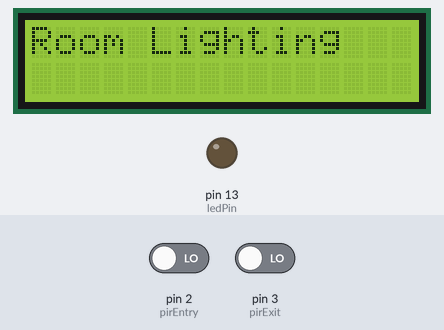
The sketch below on a simulated Arduino Uno, built with avr-gcc and run on an emulated ATmega328P. Parts: 16×2 character LCD, output pins drawn as LEDs (lit = HIGH). The test bench sets the inputs (shaded band); at power-on: pin 2 (pirEntry) LOW, pin 3 (pirExit) LOW.

Above: at 0.6 s.
2.8 s: pin 2 (pirEntry) driven HIGH
At 3.4 s:
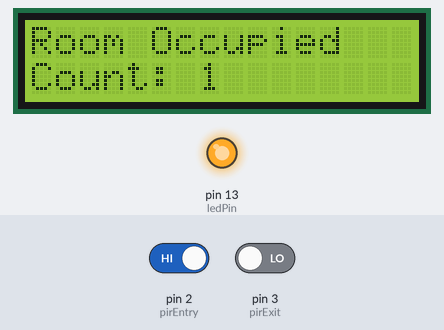
4.4 s: pin 3 (pirExit) driven HIGH
At 5.3 s:
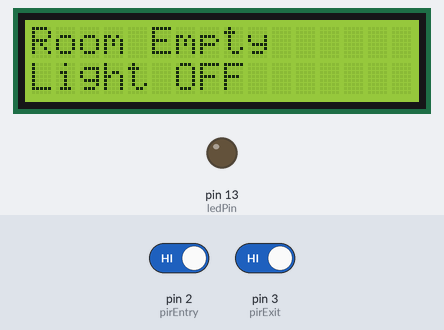
Timing chart, 0 to 7.4 s (numbered marks = the images above; inputs shaded):
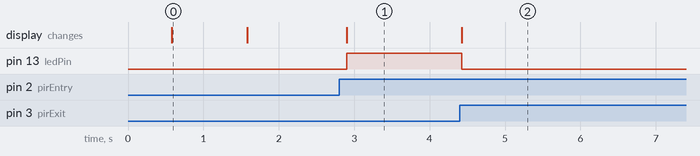

The sketch:

lighting_system.ino
```cpp
#include <Wire.h>
#include <LiquidCrystal_I2C.h>

LiquidCrystal_I2C lcd(0x27, 16, 2);

const int pirEntry = 2;
const int pirExit = 3;
const int ledPin = 13;

int count = 0;
bool entryDetected = false;
bool exitDetected = false;

void setup() {
  pinMode(pirEntry, INPUT);
  pinMode(pirExit, INPUT);
  pinMode(ledPin, OUTPUT);

  lcd.init();         // Initialize the LCD
lcd.backlight();    // Turn on the backlight
delay(500);
  lcd.setCursor(0, 0);
  lcd.print("Room Lighting");
  delay(1000);
  lcd.clear();
}

void loop() {
  int entryVal = digitalRead(pirEntry);
  int exitVal = digitalRead(pirExit);

  if (entryVal == HIGH && !entryDetected) {
    count++;
    entryDetected = true;
    updateDisplay();
  }
  if (entryVal == LOW) entryDetected = false;

  if (exitVal == HIGH && !exitDetected && count > 0) {
    count--;
    exitDetected = true;
    updateDisplay();
  }
  if (exitVal == LOW) exitDetected = false;

  digitalWrite(ledPin, count > 0 ? HIGH : LOW);
  delay(100);
}

void updateDisplay() {
  lcd.clear();
  lcd.setCursor(0, 0);
  if (count > 0) {
    lcd.print("Room Occupied");
    lcd.setCursor(0, 1);
    lcd.print("Count: ");
    lcd.print(count);
  } else {
    lcd.print("Room Empty");
    lcd.setCursor(0, 1);
    lcd.print("Light OFF");
  }
}
```

Measured:
- after the input at 2.8 s, pin 13 (ledPin): LOW → HIGH after 0.10 s; the display: changes after 0.10 s (image 1)
- after the input at 4.4 s, pin 13 (ledPin): HIGH → LOW at once; the display: changes at once (image 2)
- what the display in image 0 shows lasts 1.0 s, from 0.6 s to 1.6 s
